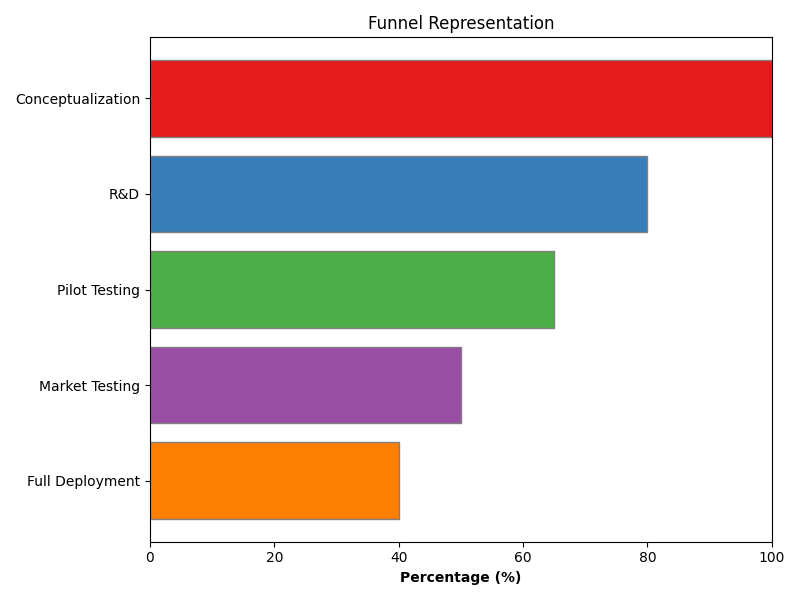

Source code (Python):
import matplotlib.pyplot as plt
import numpy as np

stages = ["Conceptualization", "R&D", "Pilot Testing", "Market Testing", "Full Deployment"]
percentages = [100, 80, 65, 50, 40]

fig, ax1 = plt.subplots(figsize=(8, 6))

# Horizontal Bar Chart for Funnel Representation
ax1.barh(stages, percentages, color=['#e41a1c', '#377eb8', '#4daf4a', '#984ea3', '#ff7f00'], edgecolor='gray')
ax1.invert_yaxis()
ax1.set_xlim(0, 100)
ax1.set_xlabel("Percentage (%)", fontweight='bold')
ax1.set_title("Funnel Representation")

plt.tight_layout()
plt.show()
